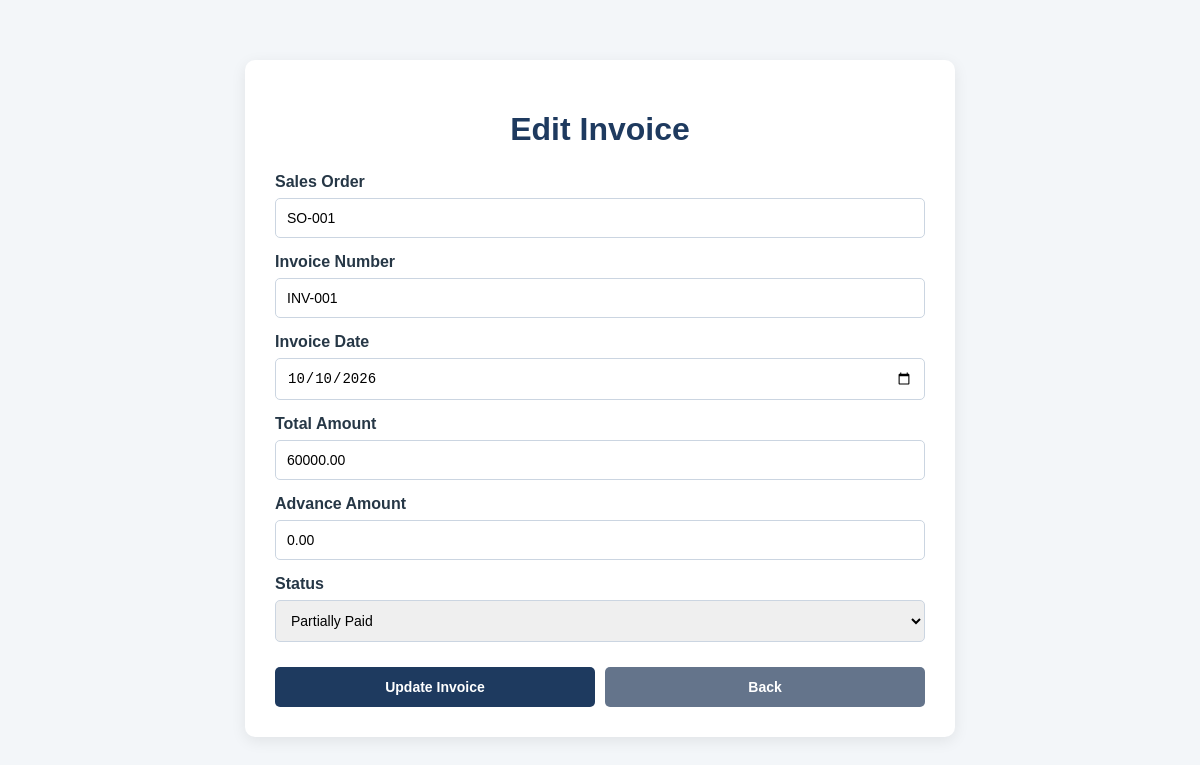
Page /api/invoices/1/edit/ (signed in) on the committed database.
### manufacturing/models.py (models this page shows, shortened)
class Invoice(models.Model):
    sales_order = models.ForeignKey(
        SalesOrder,
        on_delete=models.CASCADE
    )
    invoice_number = models.CharField(max_length=50, unique=True)
    invoice_date = models.DateField()
    total_amount = models.DecimalField(max_digits=12, decimal_places=2)
    advance_amount = models.DecimalField(
        max_digits=12,
        decimal_places=2,
        default=0
    )
    status = models.CharField(
        max_length=20,
        choices=[
            ('Unpaid', 'Unpaid'),
            ('Partially Paid', 'Partially Paid'),
            ('Paid', 'Paid'),
        ],
        default='Unpaid'
    )

class SalesOrder(models.Model):
    order_number = models.CharField(max_length=20, unique=True)
    customer = models.ForeignKey(
        Customer,
        on_delete=models.CASCADE
    )
    quotation = models.ForeignKey(
        Quotation,
        on_delete=models.SET_NULL,
        null=True,
        blank=True
    )
    order_date = models.DateField(auto_now_add=True)
    status = models.CharField(
        max_length=20,
        default='Pending'
    )
    total_amount = models.DecimalField(
        max_digits=10,
        decimal_places=2,
        default=0
    )

### manufacturing/views.py (the view, shortened to what this page needs)
@login_required
def edit_invoice(request, invoice_id):
    invoice = get_object_or_404(Invoice, id=invoice_id)
    return render(request, 'edit_invoice.html', {
        'invoice': invoice
    })

### manufacturing/templates/edit_invoice.html (shortened to what this page needs)
<!DOCTYPE html>
<html lang="en">
<head>
</head>
<body>
<div class="container">
    <h1>Edit Invoice</h1>
    <form method="POST">
        <label>Sales Order</label>
        <input
            type="text"
            value="{{ invoice.sales_order.order_number }}"
            readonly
        >
        <label>Invoice Number</label>
        <input
            type="text"
            name="invoice_number"
            value="{{ invoice.invoice_number }}"
            maxlength="50"
            required
        >
        <label>Invoice Date</label>
        <input
            type="date"
            name="invoice_date"
            value="{{ invoice.invoice_date|date:'Y-m-d' }}"
            required
        >
        <label>Total Amount</label>
        <input
            type="number"
            name="total_amount"
            value="{{ invoice.total_amount }}"
            min="0.01"
            step="0.01"
            required
        >
        <label>Advance Amount</label>
        <input
            type="number"
            name="advance_amount"
            value="{{ invoice.advance_amount }}"
            min="0"
            step="0.01"
            required
        >
        <label>Status</label>
        <select name="status" required>
            <option value="Partially Paid"
                {% if invoice.status == 'Partially Paid' %}selected{% endif %}>
                Partially Paid
            </option>
        </select>
        <div class="actions">
            <button type="submit">Update Invoice</button>
            <a href="{% url 'invoice_page' %}" class="back">Back</a>
        </div>
    </form>
</div>
</body>
</html>

### manufacturing/templates/edit_invoice.html (style rules this page uses)
body { font-family: Arial, sans-serif; background: #f3f6f9; color: #263746; margin: 0; padding: 30px; }
.container { max-width: 650px; margin: 30px auto; background: white; padding: 30px; border-radius: 10px; box-shadow: 0 4px 15px rgba(0,0,0,0.08); }
h1 { color: #1e3a5f; text-align: center; margin-bottom: 25px; }
label { display: block; margin: 15px 0 7px; font-weight: bold; }
input, select { width: 100%; box-sizing: border-box; padding: 11px; border: 1px solid #cbd5e1; border-radius: 5px; font-size: 14px; }
.actions { display: flex; gap: 10px; margin-top: 25px; }
button, .back { flex: 1; padding: 12px; border: none; border-radius: 5px; text-align: center; text-decoration: none; font-size: 14px; font-weight: bold; cursor: pointer; }
button { background: #1e3a5f; color: white; }
.back { background: #64748b; color: white; }

### rows in the picture
Invoice: sales_order.order_number "SO-001", invoice_number "INV-001", invoice_date "10/10/2026", total_amount "60000.00", advance_amount "0.00", status "Partially Paid"
